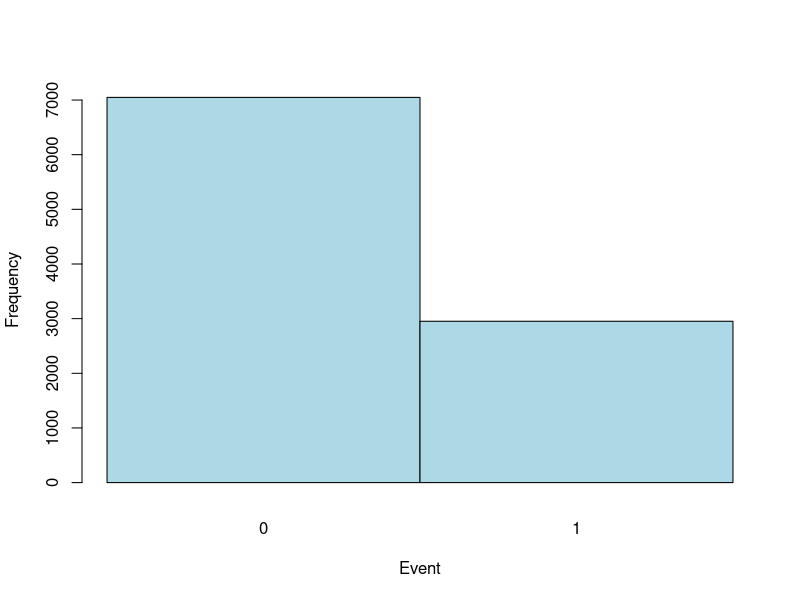
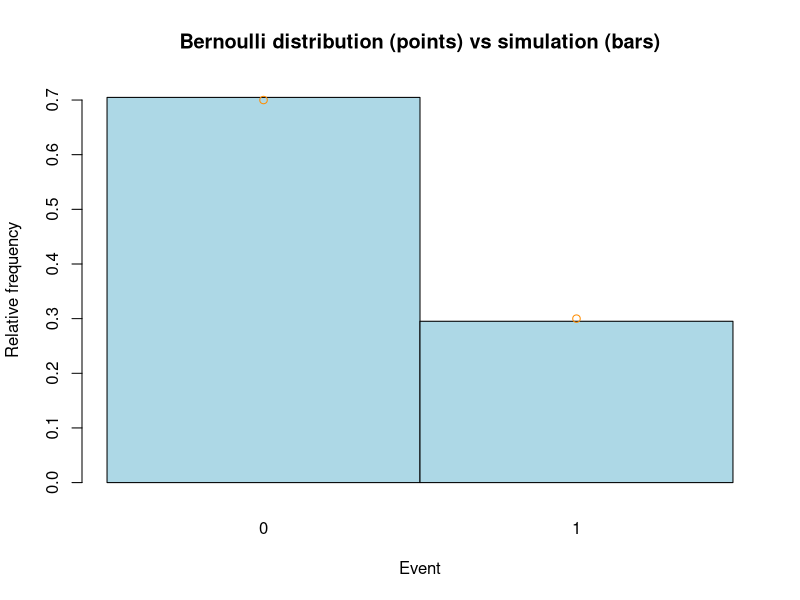

Reproduce these figures in R, in order.
# How a random number generator stream works:
# the current state of the generator is kept to start the next batch.
# To illustrate, we can modify our previous function to also return the state
# of the generator (add `I_state` to the `return` statement).

rand_unif <- function(n, seed) {
    a <- 16807
    m <- 2147483647
    U <- numeric(n)

    I <- seed
    for ( j in 1:n ) {
        I <- (a * I) %% m
        U[j] <- I / m
    }

    list(U=U, I_state=I)    #also return generator state I
}


# Typically, a random number generator is initialized at first

rng_out <- rand_unif(n=1, seed=9033)

# Now we can continue to generate from the same stream of numbers without
# supplying a new fixed seed, by feeding back in the current state

rng_out <- rand_unif(10, rng_out$I_state)
U <- rng_out$U
print(U)

# With most current inbuilt RNGs we won't need to do this manually but this
# illustrates conceptually what is happening with an RNG stream.

# PS. Also, you won't ever want to use the RNG I'm using here. There are better
# (satisfying more stringent tests of randomness), faster, and more convenient
# ones used by default in R. But it's not merely a toy either. This algorithm
# was used widely in scientific computing until the early 2000s. I'm using it
# only for demonstration of algorithm concepts. This and the remainder of the
# usage below is to give an explicit algorithmic sense of what is going on in
# a stochastic simulation on the computer.


# Binary stochastic events

# Conceptualize a biological process, such as birth, death, disturbance,
# mutation etc, as an event that occurs with probability p. There are only two
# possible outcomes, e.g. the event occurs or doesn't occur, or alternatively
# the event occurs or some other event occurs.

# How can we generate a binary stochastic event with probability p?

# Algorithm
# generate a uniform random number, U
# if U <= p
#     the event occurs
# else
#     it doesn't

p <- 0.3

rng_out <- rand_unif(1, rng_out$I_state)
U <- rng_out$U

if ( U <= p ) {
    event <- TRUE
} else {
    event <- FALSE
}

# Event occurred?

print(U)
print(event)


# Bernoulli distribution

# The above stochastic process gives rise to what is known as the Bernoulli
# distribution. We can simulate multiple binary stochastic events to recover the
# PMF and other properties (mean, variance) of the Bernoulli distribution.

# Repeated realizations of a binary stochastic event
# Vectorized

p <- 0.3
sims <- 10000

rng_out <- rand_unif(sims, rng_out$I_state)
U <- rng_out$U

# True if event occurs, False otherwise

events <- U <= p
print(events)

# Number of occurrences (numpy considers True = 1, False = 0)

count <- sum(events)
print(count)

# Mean (expected value)

# Theoretical E(X) = p
print(p)
# Observed
print(count / sims)
# or
print(mean(events))

# Variance

# Theoretical Var[X] = p(1-p)
print(p * (1 - p))
# Observed (sample variance)
print(var(events))

# Frequency histogram

# hist() doesn't automatically treat False=0, True=1
events_int <- as.integer(events)
# bins centered on integer with width = 1
hist(events_int, breaks=c(-0.5, 0.5, 1.5), col="lightblue",
    axes=FALSE, ann=FALSE) 
axis(1, at=c(0,1), lwd=0)
axis(2)
title(xlab="Event", ylab="Frequency")

# Histogram of the relative frequency to represent probability mass

# A probability mass is really a point mass, so conceptually there are not bins
# with a width spanning a range of values (e.g. since the only possible values
# are the integers 0 and 1, the probability that X = 1.01 is zero). Hence a
# density histogram (probability=TRUE) is not the technically correct
# visualization. Many people represent this as a bar plot with thin bars or a
# lollipop plot with lines and a point for the point mass. But it's also common
# to use a density histogram function with bin width equal to 1, which gives the
# correct relative frequencies to compare the estimated probability mass of each
# integer. This is my preferred plot because the adjacent bars are easier to
# compare in relative length, area is a strong channel to represent mass, it's
# less code, and the code is consistent with code for continuous distributions.
# However, it's important to remember the distinction between density for
# continuous distributions and point mass for discrete distributions.

hist(events_int, breaks=c(-0.5, 0.5, 1.5), probability=TRUE, col="lightblue",
    axes=FALSE, ann=FALSE)
axis(1, at=c(0,1), lwd=0)
axis(2)
title(xlab="Event", ylab="Relative frequency")

# Add the theoretically expected values from the Bernoulli distribution to see
# that the simulation does indeed match.

points(c(0,1), c(1-p, p), col="darkorange")
title(main="Bernoulli distribution (points) vs simulation (bars)")



# Agent-based and individual-based simulation

# We now have all the tools we need to do our first agent-based simulation!
# We'll simulate a simple death process.

# Imagine a population with 100 individuals (e.g. 100 Tribolium beetles in my
# lab, 100 plants, 100 parasites, 100 lemurs)
# Each has probability of death in a year equal to 0.2
# How many die in the first year?

# Start the RNG with a new seed to make the simulation reproducible

rng_out <- rand_unif(1, seed=74732)

# In an agent-based simulation, we want to keep track of each agent separately.
# Here, our agents are individuals. So we set up data structures to keep track
# of all the attributes of each individual and we initiate the simulation by
# giving each individual its attributes. For this simple simulation, the only
# attributes are each individual's "alive" status and probability of death.

N <- 100
alive <- rep(1, N)    #alive = 1
p_death <- rep(0.2, N)

# In this simple scenario, we could vectorize the simulation (recommended for
# speed, simplicity, and code readability) but to be general and allow extension
# to more complicated scenarios where vectorization is impossible, we'll iterate
# explicitly over each individual.

# Simulate the death process for each individual

for ( i in 1:N ) {
    rng_out <- rand_unif(1, rng_out$I_state)
    U <- rng_out$U

    if ( U <= p_death[i] ) {
        alive[i] <- 0    #individual dies
    }
}

print(alive)    #which individuals are dead and alive
print(sum(alive))    #85 remaining alive
print(sum(!alive))    #15 dead

# We can run that chunk of code (minus setting the seed) multiple times to
# simulate different realizations of the stochastic process. In each run,
# different individuals die. Furthermore, different numbers of individuals die.
# There is a new stochastic process that emerges at the scale of the population
# for the number of individuals that die. In other words, when we scale up from
# an individual or unit-level stochastic process, we get a new stochastic
# process at the larger scale.
